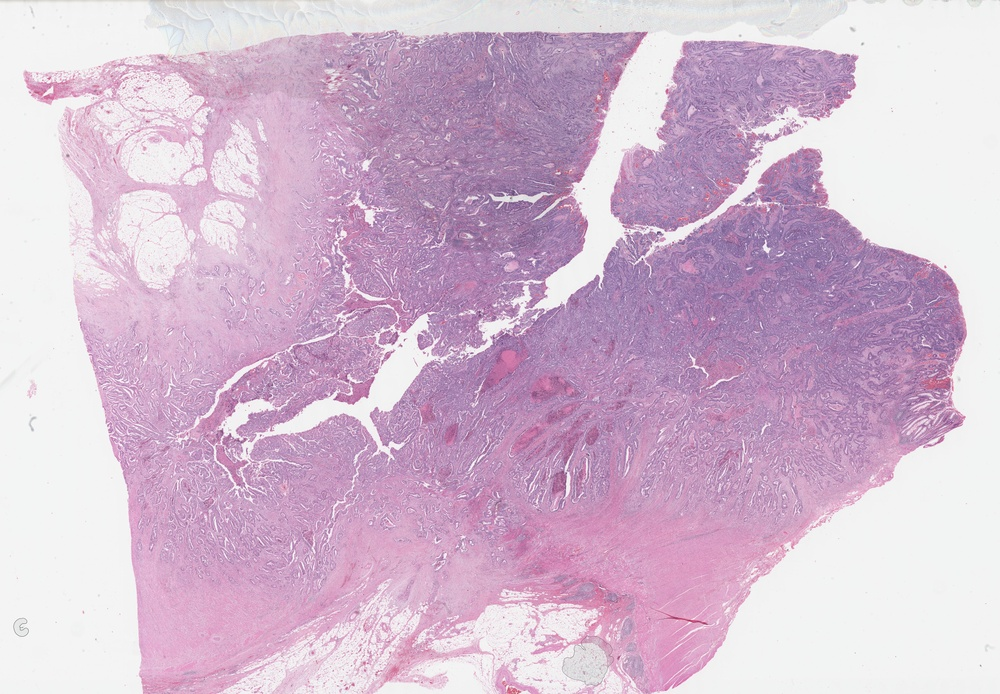
#> input picture trial.jpg, 1000 x 694 px, shrunk from 4046 x 2808 before the run
$ jupyter execute test_1.ipynb
#> lines starting #> are read from the running program, lines starting #| are printed output that depends on the picture; after the words box and inside, x2 and y2 are one past the last pixel; in counts of white or black regions, pixels touching at a corner belong together
[cell 1]
import cv2
import matplotlib.pyplot as plt
import numpy as np

[cell 2]
img=cv2.imread("trial.jpg")
#> img is the input picture: shape (694, 1000, 3); mean B, G, R 208.5, 185.9, 211.6
img_lab=cv2.cvtColor(img,cv2.COLOR_BGR2LAB)
#> img_lab: shape (694, 1000, 3); mean of channels 0, 1, 2 199.3, 141.4, 119.9

[cell 3]
plt.imshow(img_lab[:,:,0],cmap="gray",vmin=0,vmax=255) # L channel
plt.show()
plt.imshow(img_lab[:,:,1],vmin=0,vmax=255,cmap="gray") # A channel
plt.show()
plt.imshow(img_lab[:,:,2],vmin=0,vmax=255,cmap="gray") # B channel
plt.show()

[cell 4]
def min_max(image,channel):
#> called with channel = 0
    return (img_lab[:,:,channel]-np.min(img_lab[:,:,channel]))/(np.max(img_lab[:,:,channel])-np.min(img_lab[:,:,channel]))

[cell 5]
l_channel_norm=min_max(img_lab,0)
a_channel_norm=min_max(img_lab,1)
b_channel_norm=min_max(img_lab,2)

[cell 6]
#0.25, removes everything, 1 keeps everything
mask=1-(l_channel_norm>0.65) # removing whites, choose an arbitrary value
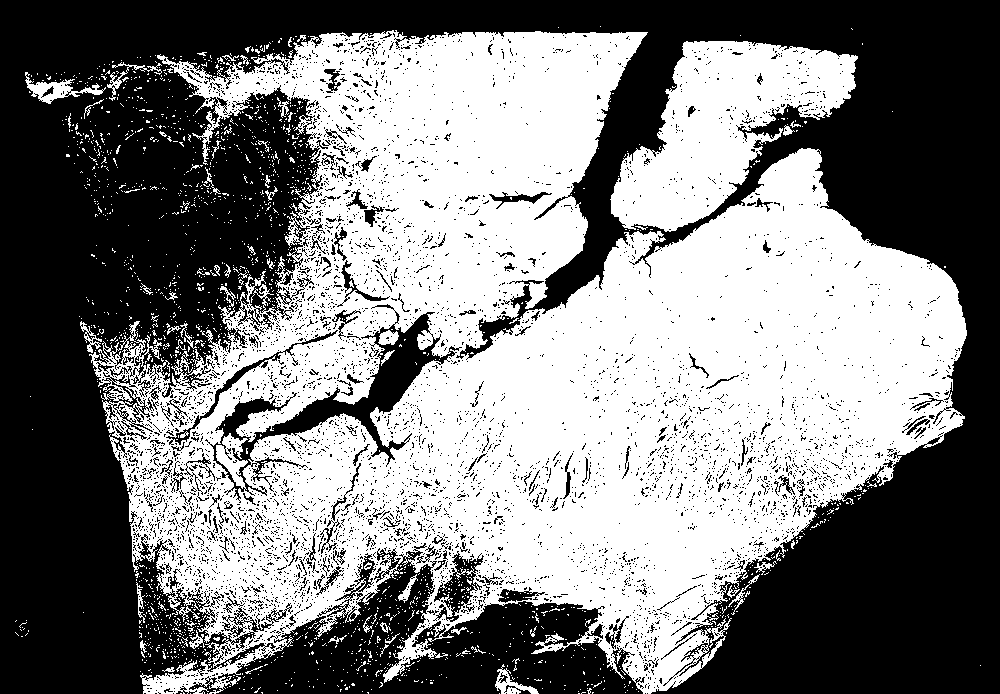
#> mask: shape (694, 1000) int64; values 0 (black) and 1 (white), 49.4% white; 1822 white regions (1750 under 20 px), largest, box (x1, y1, x2, y2) and area: (89, 30, 967, 694) 309740, (610, 41, 858, 232) 23871, (25, 72, 106, 104) 807

#Divide l space into some clusters, apply the masks, check the histograms and the classes where a and b are the same,
#Where are they entirely different, different means

#Once the clusters are sufficiently different, means are about 0.25 units different, you can furhter repeat the same for a and b
# for the opposite case, combine a and b
#Then try with pixel positions and see if any clusters comes out

[cell 7]
filtered_a=(a_channel_norm*mask)
filtered_b=(b_channel_norm*mask)
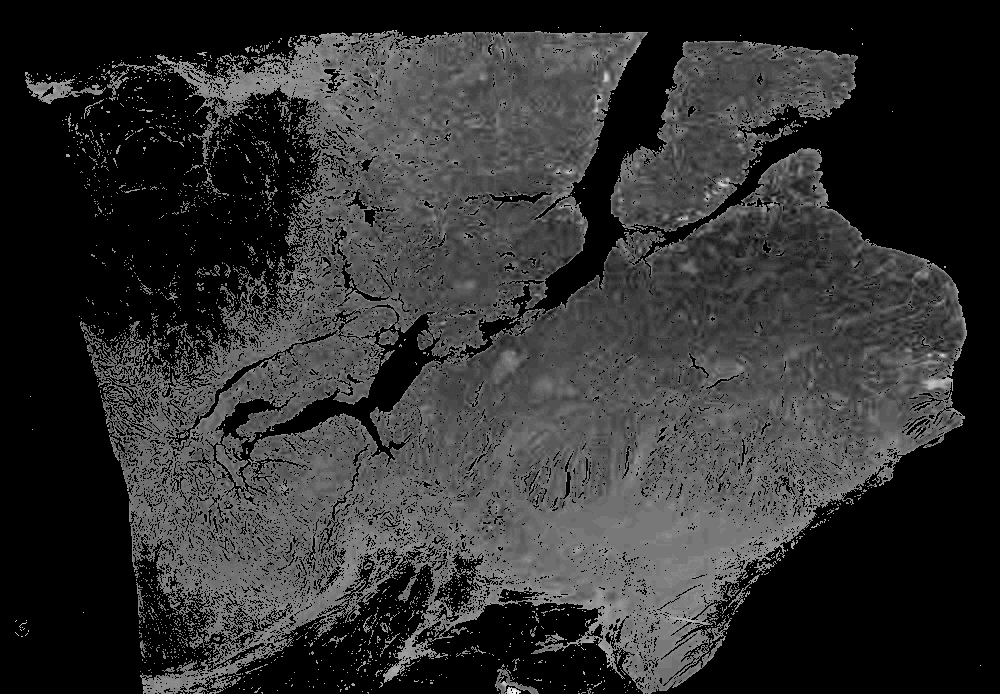
#> filtered_b: shape (694, 1000) float64; min 0, max 1, mean 0.191

[cell 8]
plt.hist(filtered_a.flatten(), bins=10, color='red')
# [4 lines of commented-out code are left out]
plt.hist(filtered_b.flatten(), bins=10, color='blue')
#plt.title('B Channel (LAB) Histogram')
#plt.xlim([0.1, 0.6])
plt.ylim(0,5*np.power(10,6))
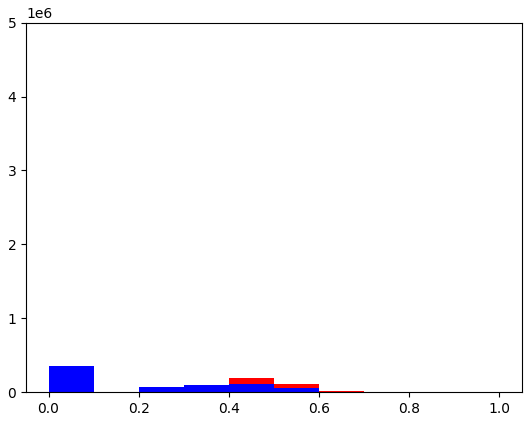
#> figure drawn by matplotlib, 1 panel; tallest bar 350976 high, from x = -6.94e-18 to 0.1; tallest bar 351055 high, from x = -6.94e-18 to 0.1

[cell 9]
a_red=cv2.merge([filtered_a,np.zeros_like(filtered_a),np.zeros_like(filtered_a)])
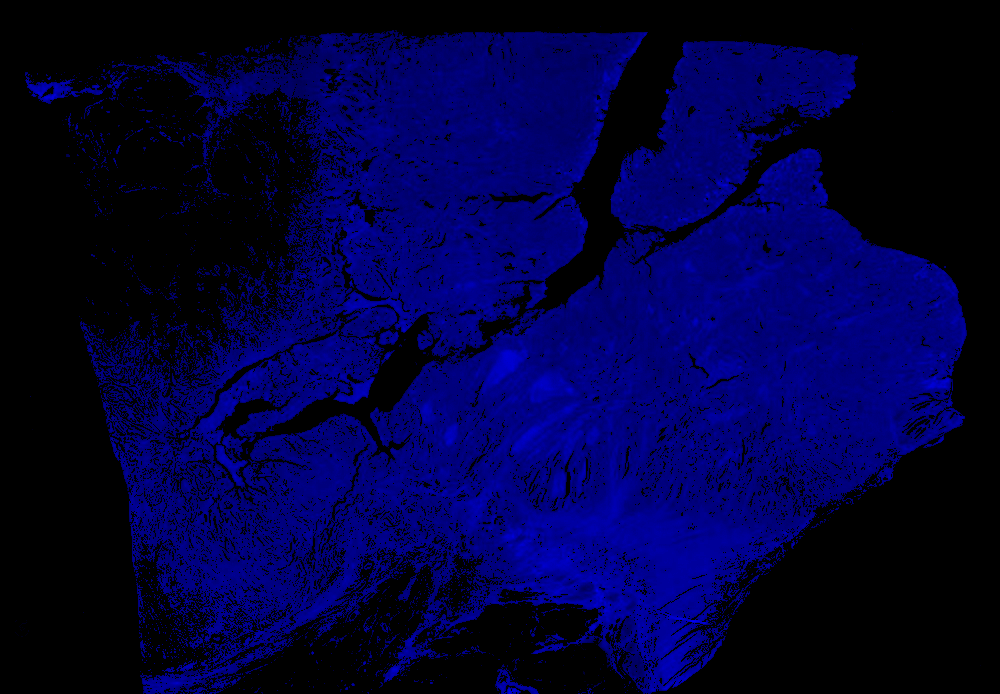
#> a_red: shape (694, 1000, 3) float64; mean of channels 0, 1, 2 0.244, 0, 0; drawn as B, G, R
b_blue=cv2.merge([np.zeros_like(filtered_b),np.zeros_like(filtered_b),filtered_b])
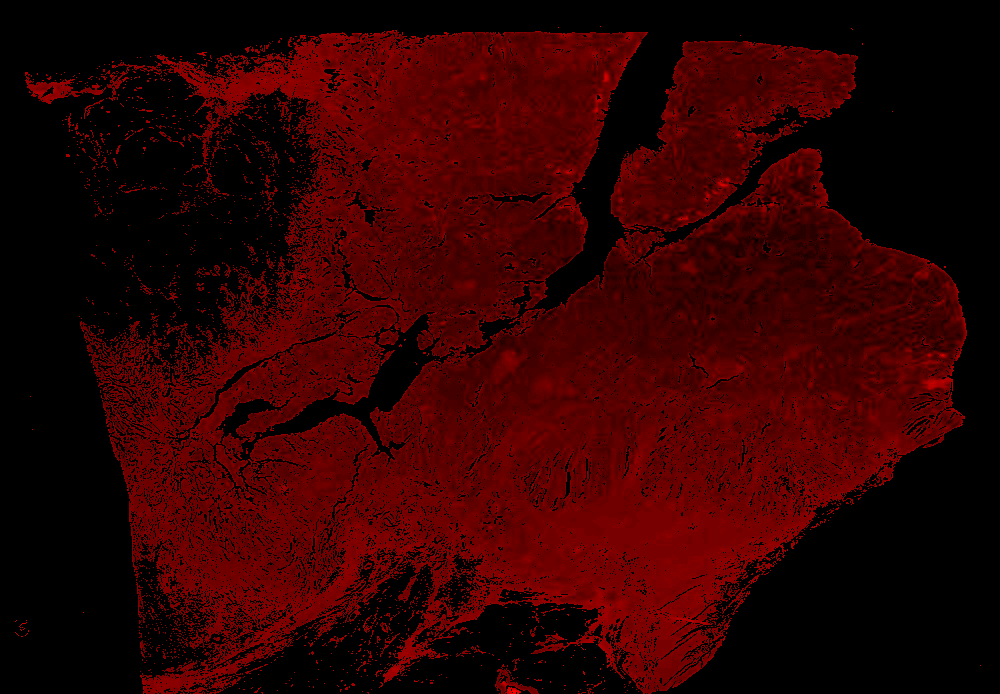
#> b_blue: shape (694, 1000, 3) float64; mean of channels 0, 1, 2 0, 0, 0.191; drawn as B, G, R
a_red=np.asarray(a_red*255,np.uint8)
b_blue=np.asarray(b_blue*255,np.uint8)

[cell 10]
weighted=cv2.addWeighted(a_red,0.5,b_blue,0.5,0)
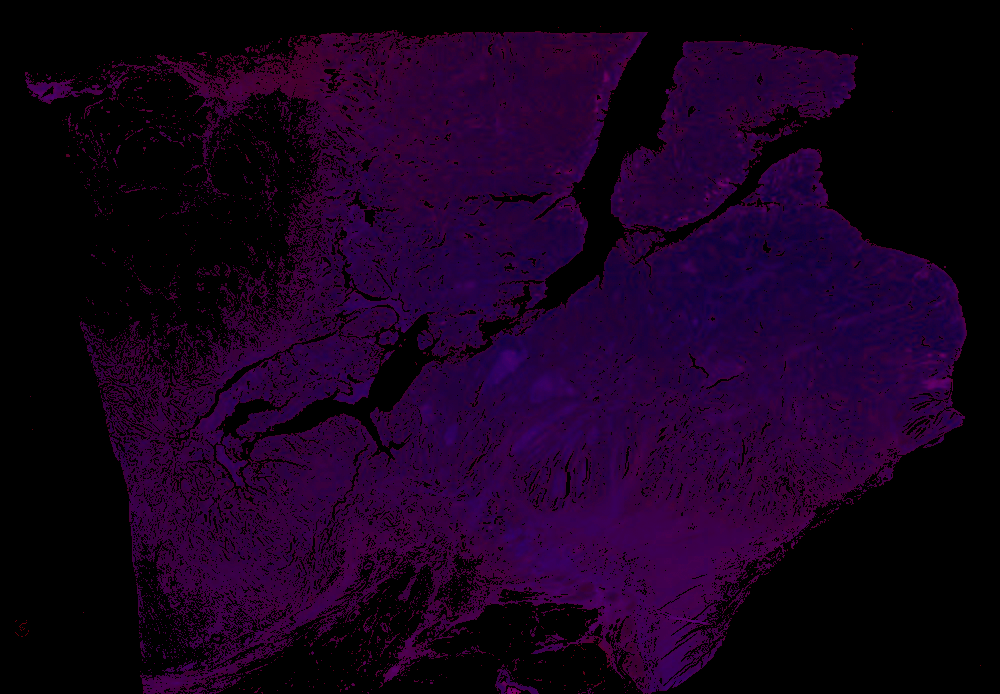
#> weighted: shape (694, 1000, 3); mean of channels 0, 1, 2 31, 0, 24.3; drawn as B, G, R
plt.imshow(weighted*255)
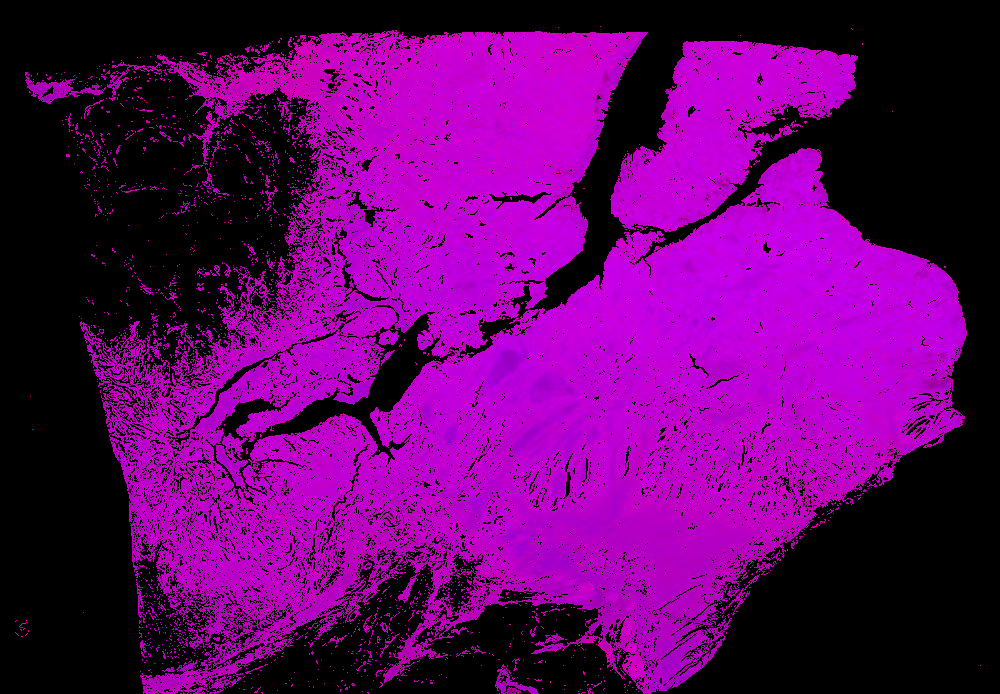
#> shown: shape (694, 1000, 3); mean R, G, B 95.5, 0, 102.2
